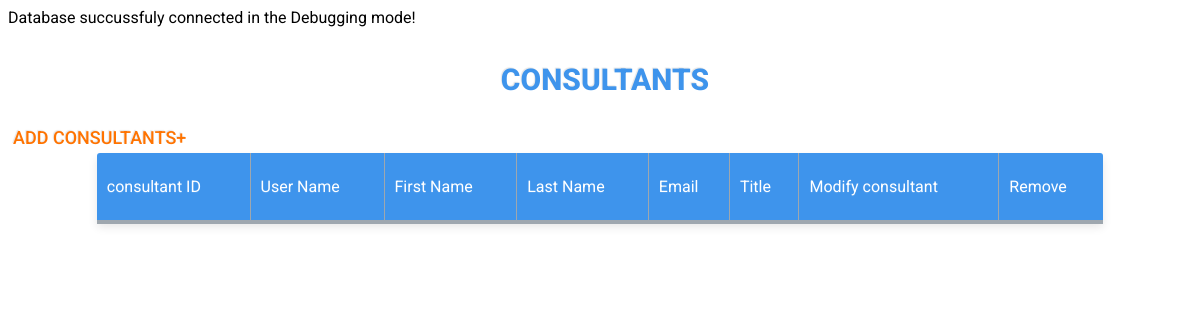
The app's page /admin-portal/consultants.php, older data.
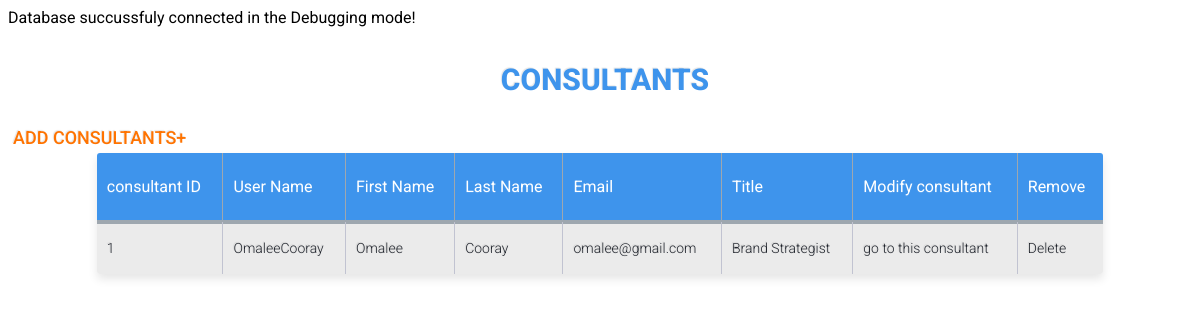
The same page, newer data.
### tables this page shows
CREATE TABLE `consultants` (
  `consultant_id` int(11) NOT NULL,
  `username` varchar(50) NOT NULL,
  `firstName` varchar(50) NOT NULL,
  `lastName` varchar(50) NOT NULL,
  `email` varchar(100) NOT NULL,
  `password` varchar(50) NOT NULL,
  `image` text NOT NULL,
  `title` varchar(50) NOT NULL,
  `description` longtext NOT NULL,
  `availability` varchar(100) NOT NULL,
  `ratings` float NOT NULL,
  `createdDate` timestamp NOT NULL DEFAULT current_timestamp() ON UPDATE current_timestamp(),
  `isDeleted` int(1) NOT NULL
);

### admin-portal/consultants.php (the view, shortened to what this page needs)
<?php require_once('../connection/dbconnection.php'); ?>
<?php
$consultant_list = "";
$query = "SELECT * FROM consultants WHERE isDeleted = 0 ORDER BY consultant_id";
$consultants = mysqli_query($connection, $query);
if ($consultants) {
    while ($consultant = mysqli_fetch_assoc($consultants)) {
        $consultant_list .= "<tbody class=\"table-hover\">";
        $consultant_list .= "<tr>";
        $consultant_list .= "<td class=\"text-left\"> {$consultant['consultant_id']} </td>";
        $consultant_list .= "<td class=\"text-left\"> {$consultant['username']} </td>";
        $consultant_list .= "<td class=\"text-left\"> {$consultant['firstName']} </td>";
        $consultant_list .= "<td class=\"text-left\"> {$consultant['lastName']} </td>";
        $consultant_list .= "<td class=\"text-left\"> {$consultant['email']} </td>";
        $consultant_list .= "<td class=\"text-left\"> {$consultant['title']} </td>";
        $consultant_list .= "<td class=\"text-left\"> <a href=\"item.php?con_id={$_GET['consultant_id']}&con_title={$_GET['title']}&con_name={$_GET['firstName']}\"> go to this consultant </a> </td>";
        $consultant_list .= "<td class=\"text-left\"> <a href=\"components/delete_item.php?con_id={$consultant['consultant_id']}\" onclick = \"return confirm('Are you sure to delete?');\"> Delete </a> </td>";
        $consultant_list .= "</tr>";
        $consultant_list .= "</tbody>";
    }
} else {
    echo "DB Failed!";
}
?>
<!DOCTYPE html>
<html lang="en">
<head>
    <link rel="stylesheet" href="css/tables.css">
</head>
<body>
    <div class="table-title">
        <h3>consultants</h3>
        <a href="addConsultantInfo.php">add consultants+</a>
    </div>
    <table class="table-fill">
        <tr>
            <th class="text-left">consultant ID</th>
            <th class="text-left">User Name</th>
            <th class="text-left">First Name</th>
            <th class="text-left">Last Name</th>
            <th class="text-left">Email</th>
            <th class="text-left">Title</th>
            <th class="text-left">Modify consultant</th>
            <th class="text-left">Remove</th>
        </tr>
        <tr>
            <?php echo $consultant_list; ?>
        </tr>
    </table>
</body>
</html>

Row changes from the older to the newer data that the page shows:
added consultants: consultant_id "1", username "OmaleeCooray", firstName "Omalee", lastName "Cooray", email "omalee@gmail.com", title "Brand Strategist"
